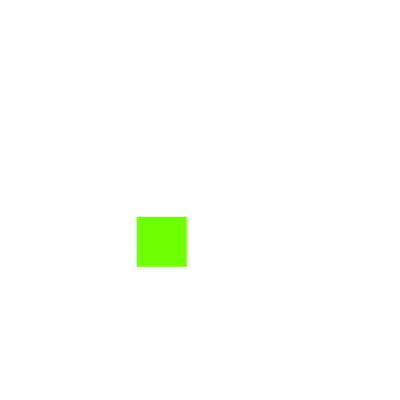
Frame 1 (no input)
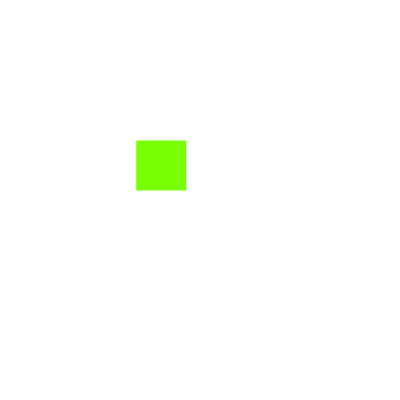
Frame 60 (no input)
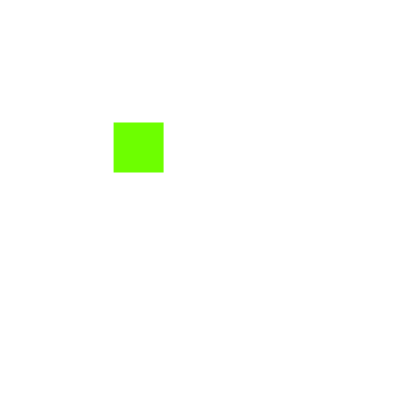
Frame 120 (the mouse pressed at the canvas centre since frame 60)

The p5.js sketch that drew these frames (run headless with seeded random() and noise() and a simulated clock; from frame 60 on, the mouse is pressed at the canvas centre):

// p5.js sketch
// ── sketch.js
//make a class for lines made of moving circles
//takes in which direction


let x, y; // Position of the square
let xNoise, yNoise; // Noise values for smoother movement
let colorNoise; // Noise value for color variation
let sideLength = 50; // Side length of the square

function setup() {
  createCanvas(400, 400);
  x = width / 2;
  y = height / 2;
  xNoise = random(10);
  yNoise = random(10);
  colorNoise = random(10);
  colorMode(HSB);
  
  noStroke();
}

function draw() {
  background(220);

  // Update noise values
  xNoise += 0.01;
  yNoise += 0.01;
  colorNoise += 0.01;

  // Move the square using noise
  x = map(noise(xNoise), 0, 1, 0, width - sideLength);
  y = map(noise(yNoise), 0, 1, 0, height - sideLength);

  // Generate color with noise
  let r = map(noise(colorNoise), 0, 1, 0, 255);
  let g = map(noise(colorNoise + 10), 0, 1, 0, 255);
  let b = map(noise(colorNoise + 20), 0, 1, 0, 255);

  // Draw the square with changing color
  fill(r, g, b);
  rect(x, y, sideLength, sideLength);
}

///
class circleLine {
  constructor(x, y,side,length,color,size) {
    //x is the drawings horizontal start
    //y is the drawing vertical start
    //side is whether it is horizontal or vertical
    // To define a variable, we need to make use of the 'this' keyword. 
    // 'this' refers to the instantiated object. 
    this.linelength= length;
    this.side= side;
    this.size= size;
    this.hue = 0;
    this.ballAmoount= 300;
    this.balls=[];
    this.xposition = x;
    this.yposition = y;
    this.color= color;
    this.velocity = createVector(random(-1, 1), random(-1, 1));
  }

  lineCreator(){
  
  }
  // To define a function inside of a class in javascript, you just
  // write the name you want to give it, write some paraentheses, and then
  // write the body of the function.
  update() {

  }
}

class ball {
  constructor(x, y,color,size) {
    // To define a variable, we need to make use of the 'this' keyword. 
    // 'this' refers to the instantiated object. 
    this.hue = 0;
    this.size= size;
    this.color= color;
    this.position = createVector(x, y);
    this.velocity = createVector(random(-5, 5), random(-5, 5));
  }

  // To define a function inside of a class in javascript, you just
  // write the name you want to give it, write some paraentheses, and then
  // write the body of the function.
  update() {

  }
}
